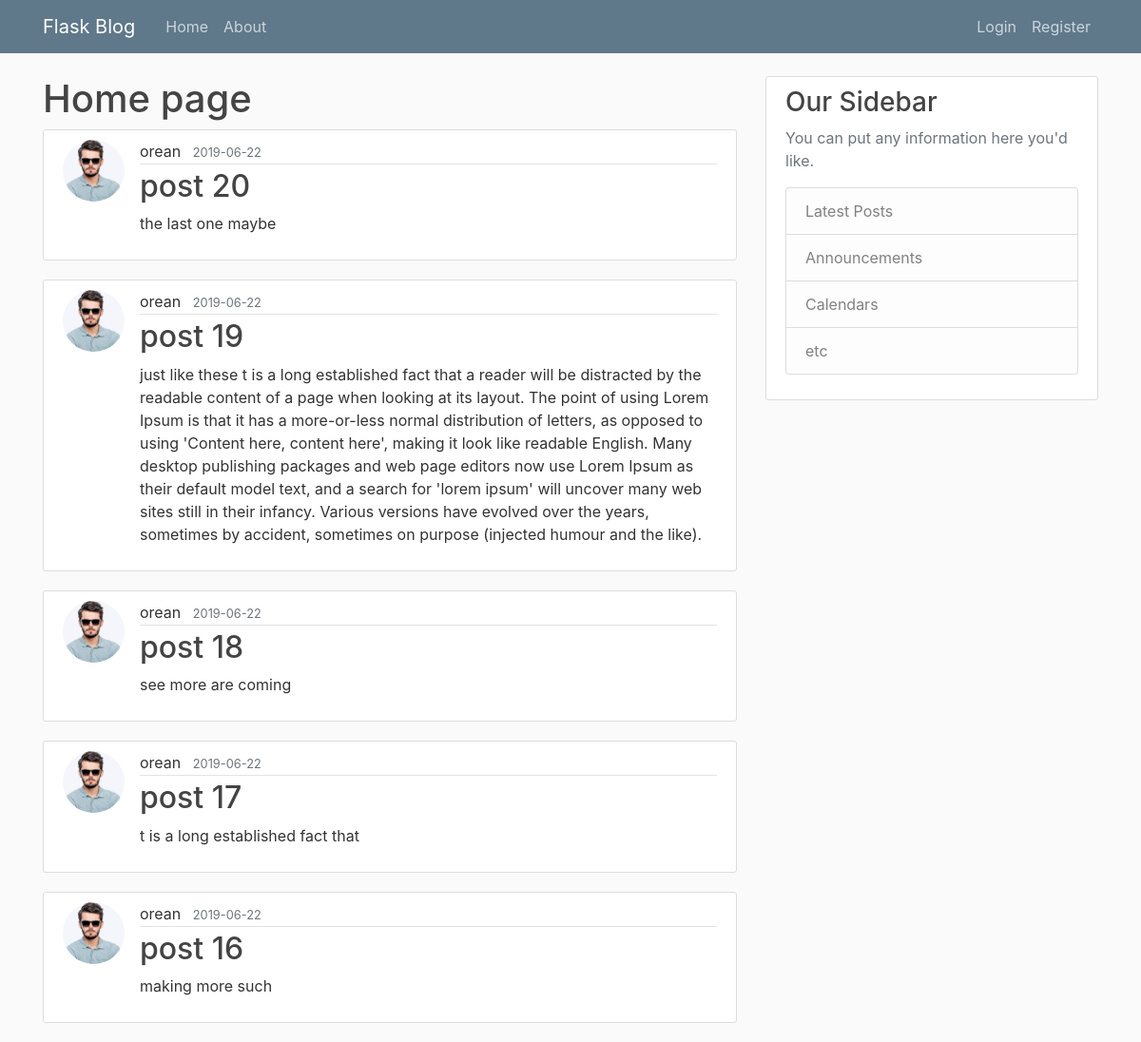
The page /home on the database its author committed.
### flaskblog/models.py (models this page shows, shortened)
class Post(db.Model):
    id = db.Column(db.Integer, primary_key=True)
    title = db.Column(db.String(100), nullable=False)
    date_posted = db.Column(db.DateTime, nullable=False, default=datetime.utcnow)
    content = db.Column(db.Text, nullable=False)
    user_id = db.Column(db.Integer, db.ForeignKey('user.id'), nullable=False)

class User(db.Model, UserMixin):
    id = db.Column(db.Integer, primary_key=True)
    username = db.Column(db.String(20), unique=True, nullable=False)
    email = db.Column(db.String(120), unique=True, nullable=False)
    image_file = db.Column(db.String(20), nullable=False, default='default.jpeg')
    password = db.Column(db.String(60), nullable=False)
    posts = db.relationship('Post', backref='author', lazy=True)

### flaskblog/routes.py (the view)
@app.route("/")
@app.route("/home")
def home():
    page = request.args.get('page', 1, type=int)
    posts = Post.query.order_by(Post.date_posted.desc()).paginate(page=page, per_page=5)
    return render_template('home.html', posts=posts)

### flaskblog/templates/home.html
{% extends "layout.html" %}
{% block content %}
    <h1>Home page</h1>
    {% for post in posts %}
    <article class="media content-section">
        <img class="rounded-circle article-img" src="{{ url_for('static', filename='profile_pics/' + post.author.image_file) }}">
        <div class="media-body">
            <div class="article-metadata">
                <a class="mr-2" >{{ post.author.username }}</a>
                <small class="text-muted">{{ post.date_posted.strftime('%Y-%m-%d') }}</small>
            </div>
            <h2><a class="article-title" href="{{ url_for('post', post_id=post.id) }}">{{ post.title }}</a></h2>
            <p class="article-content">{{ post.content }}</p>
        </div>
    </article>
    {% endfor %}
{% endblock content %}

### flaskblog/templates/layout.html (shortened to what this page needs)
<html>
    <head>
        <link rel="stylesheet" href="https://stackpath.bootstrapcdn.com/bootstrap/4.3.1/css/bootstrap.min.css">
        <link rel="stylesheet" type="text/css" href="{{ url_for('static', filename='main.css')}}">
    </head>
    <body>
        <header class="site-header">
            <nav class="navbar navbar-expand-md navbar-dark bg-steel fixed-top">
                <div class="container">
                    <a class="navbar-brand mr-4" href="/">Flask Blog</a>
                    <div class="collapse navbar-collapse" id="navbarToggle">
                        <div class="navbar-nav mr-auto">
                            <a class="nav-item nav-link" href="{{ url_for('home') }}">Home</a>
                            <a class="nav-item nav-link" href="{{ url_for('about') }}">About</a>
                        </div>
                    <div class="navbar-nav">
                        {% if current_user.is_authenticated %}
                            <a class="nav-item nav-link" href="{{ url_for('new_post') }}">New Post</a>
                            <a class="nav-item nav-link" href="{{ url_for('account') }}">Account</a>
                            <a class="nav-item nav-link" href="{{ url_for('logout') }}">Logout</a>
                        {% else %}
                            <a class="nav-item nav-link" href="{{ url_for('login') }}">Login</a>
                            <a class="nav-item nav-link" href="{{ url_for('register') }}">Register</a>
                        {% endif %}
                    </div>
                    </div>
                </div>
            </nav>
        </header>
        <main role="main" class="container">
            <div class="row">
              <div class="col-md-8">
                {% block content %}{% endblock %}
              </div>
              <div class="col-md-4">
                <div class="content-section">
                  <h3>Our Sidebar</h3>
                  <p class='text-muted'>You can put any information here you'd like.
                    <ul class="list-group">
                      <li class="list-group-item list-group-item-light">Latest Posts</li>
                      <li class="list-group-item list-group-item-light">Announcements</li>
                      <li class="list-group-item list-group-item-light">Calendars</li>
                      <li class="list-group-item list-group-item-light">etc</li>
                    </ul>
                  </p>
                </div>
              </div>
            </div>
        </main>
    </body>
</html>

### flaskblog/static/main.css (style rules this page uses)
body { background: #fafafa; color: #333333; margin-top: 5rem; }
h1, h2, h3, h4, h5, h6 { color: #444444; }
.bg-steel { background-color: #5f788a; }
.site-header .navbar-nav .nav-link { color: #cbd5db; }
.content-section { background: #ffffff; padding: 10px 20px; border: 1px solid #dddddd; border-radius: 3px; margin-bottom: 20px; }
.article-title { color: #444444; }
.article-content { white-space: pre-line; }
.article-img { height: 65px; width: 65px; margin-right: 16px; }
.article-metadata { padding-bottom: 1px; margin-bottom: 4px; border-bottom: 1px solid #e3e3e3 }

### rows shown on the page
Post: image_file (picture), author.username "orean", date_posted "2019-06-22", title "post 20", content "the last one maybe"
Post: image_file (picture), author.username "orean", date_posted "2019-06-22", title "post 19", content "just like these t is a long established fact that a reader will be distracted by the readable content of a page when looking at its layout. The point of using Lorem Ipsum is that it has a more-or-less normal distribution of letters, as opposed to using 'Content here, content here', making it look like readable English. Many desktop publishing packages and web page editors now use Lorem Ipsum as their default model text, and a search for 'lorem ipsum' will uncover many web sites still in their infancy. Various versions have evolved over the years, sometimes by accident, sometimes on purpose (injected humour and the like)."
Post: image_file (picture), author.username "orean", date_posted "2019-06-22", title "post 18", content "see more are coming"
Post: image_file (picture), author.username "orean", date_posted "2019-06-22", title "post 17", content "t is a long established fact that"
Post: image_file (picture), author.username "orean", date_posted "2019-06-22", title "post 16", content "making more such"
